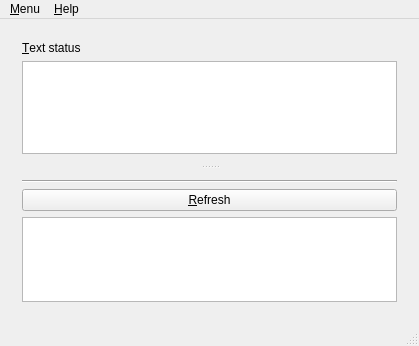
<?xml version="1.0" encoding="UTF-8"?>
<ui version="4.0">
 <class>MainWindow</class>
 <widget class="QMainWindow" name="MainWindow">
  <property name="geometry">
   <rect>
    <x>0</x>
    <y>0</y>
    <width>419</width>
    <height>346</height>
   </rect>
  </property>
  <property name="windowTitle">
   <string>WebSocket</string>
  </property>
  <widget class="QWidget" name="centralWidget">
   <layout class="QVBoxLayout" name="verticalLayout_3">
    <item>
     <widget class="QSplitter" name="widget">
      <property name="orientation">
       <enum>Qt::Vertical</enum>
      </property>
      <widget class="QWidget" name="layoutWidget">
       <layout class="QVBoxLayout" name="layout2">
        <item>
         <widget class="QLabel" name="txtTable">
          <property name="text">
           <string>&amp;Text status</string>
          </property>
          <property name="buddy">
           <cstring>editText</cstring>
          </property>
         </widget>
        </item>
        <item>
         <widget class="QPlainTextEdit" name="editText">
          <property name="readOnly">
           <bool>true</bool>
          </property>
         </widget>
        </item>
       </layout>
      </widget>
      <widget class="QWidget" name="layoutWidget2">
       <layout class="QVBoxLayout" name="layout1">
        <item>
         <widget class="Line" name="line">
          <property name="orientation">
           <enum>Qt::Horizontal</enum>
          </property>
         </widget>
        </item>
        <item>
         <widget class="QPushButton" name="btnRefresh">
          <property name="text">
           <string>&amp;Refresh</string>
          </property>
         </widget>
        </item>
        <item>
         <widget class="QTableView" name="tableView">
          <property name="editTriggers">
           <set>QAbstractItemView::NoEditTriggers</set>
          </property>
          <property name="selectionBehavior">
           <enum>QAbstractItemView::SelectRows</enum>
          </property>
          <property name="sortingEnabled">
           <bool>true</bool>
          </property>
          <property name="wordWrap">
           <bool>false</bool>
          </property>
          <attribute name="horizontalHeaderStretchLastSection">
           <bool>true</bool>
          </attribute>
          <attribute name="verticalHeaderVisible">
           <bool>false</bool>
          </attribute>
         </widget>
        </item>
       </layout>
      </widget>
     </widget>
    </item>
   </layout>
  </widget>
  <widget class="QMenuBar" name="menuBar">
   <property name="geometry">
    <rect>
     <x>0</x>
     <y>0</y>
     <width>419</width>
     <height>21</height>
    </rect>
   </property>
   <widget class="QMenu" name="menuFile">
    <property name="title">
     <string>&amp;Menu</string>
    </property>
    <addaction name="actionOpen"/>
    <addaction name="separator"/>
    <addaction name="actionsave_text"/>
    <addaction name="actionClear_text"/>
    <addaction name="separator"/>
    <addaction name="actionE_xit"/>
   </widget>
   <widget class="QMenu" name="menuAbout">
    <property name="title">
     <string>&amp;Help</string>
    </property>
    <addaction name="actionAbout"/>
    <addaction name="actionAbout_QT"/>
   </widget>
   <addaction name="menuFile"/>
   <addaction name="menuAbout"/>
  </widget>
  <widget class="QStatusBar" name="statusBar"/>
  <action name="actionE_xit">
   <property name="text">
    <string>E&amp;xit</string>
   </property>
  </action>
  <action name="actionOpen">
   <property name="enabled">
    <bool>false</bool>
   </property>
   <property name="text">
    <string>&amp;Open</string>
   </property>
  </action>
  <action name="actionsave_text">
   <property name="enabled">
    <bool>false</bool>
   </property>
   <property name="text">
    <string>Save text</string>
   </property>
  </action>
  <action name="actionClear_text">
   <property name="text">
    <string>Clear text</string>
   </property>
  </action>
  <action name="actionAbout_QT">
   <property name="text">
    <string>About &amp;QT</string>
   </property>
  </action>
  <action name="actionAbout">
   <property name="enabled">
    <bool>true</bool>
   </property>
   <property name="text">
    <string>&amp;About</string>
   </property>
  </action>
 </widget>
 <layoutdefault spacing="6" margin="11"/>
 <resources/>
 <connections>
  <connection>
   <sender>actionE_xit</sender>
   <signal>triggered()</signal>
   <receiver>MainWindow</receiver>
   <slot>close()</slot>
   <hints>
    <hint type="sourcelabel">
     <x>-1</x>
     <y>-1</y>
    </hint>
    <hint type="destinationlabel">
     <x>209</x>
     <y>172</y>
    </hint>
   </hints>
  </connection>
 </connections>
</ui>
